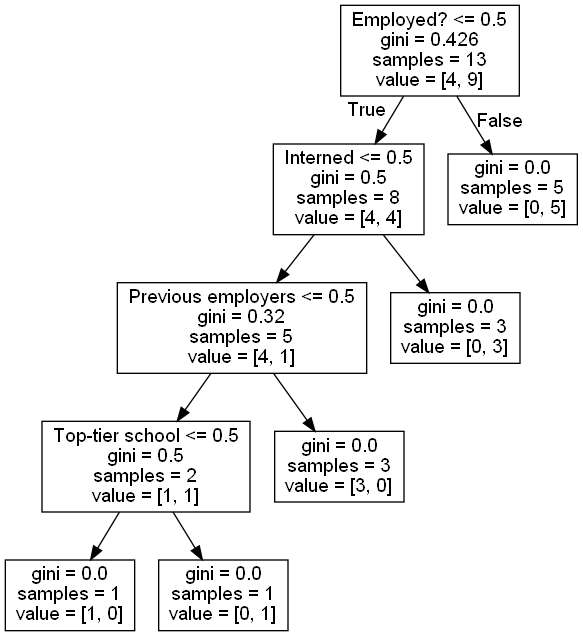

Generate this figure with Python:
"""
Decision Trees
"""
from io import StringIO
from os.path import dirname, join
from pandas import DataFrame, read_csv
from sklearn.tree import DecisionTreeClassifier, export_graphviz
from sklearn.ensemble import RandomForestClassifier
from pydotplus import graph_from_dot_data


def wrapper():
    """
    wrapper function
    """
    input_file = join(dirname(__file__), "PastHires.csv")
    dframe = DataFrame(read_csv(input_file, header=0))
    print(dframe.head())
    data = {"Y": 1, "N": 0}
    dframe["Hired"] = dframe["Hired"].map(data)
    dframe["Employed?"] = dframe["Employed?"].map(data)
    dframe["Top-tier school"] = dframe["Top-tier school"].map(data)
    dframe["Interned"] = dframe["Interned"].map(data)
    data = {"BS": 0, "MS": 1, "PhD": 2}
    dframe["Level of Education"] = dframe["Level of Education"].map(data)
    print(dframe.head())
    features = list(dframe.columns[:6])
    print(features)
    ydata = dframe["Hired"]
    xdata = dframe[features]
    clf = DecisionTreeClassifier()
    clf = clf.fit(xdata, ydata)
    dot_data = StringIO()
    export_graphviz(clf, out_file=dot_data, feature_names=features)
    graph = graph_from_dot_data(dot_data.getvalue())
    with open(join(dirname(__file__), "decision.png"), "wb") as img:
        img.write(graph.create_png())
    clf = RandomForestClassifier(n_estimators=10)
    clf = clf.fit(xdata.values, ydata.values)
    print(clf.predict([[10, 1, 4, 0, 0, 0]]))
    print(clf.predict([[10, 0, 4, 0, 0, 0]]))


if __name__ == "__main__":
    wrapper()
